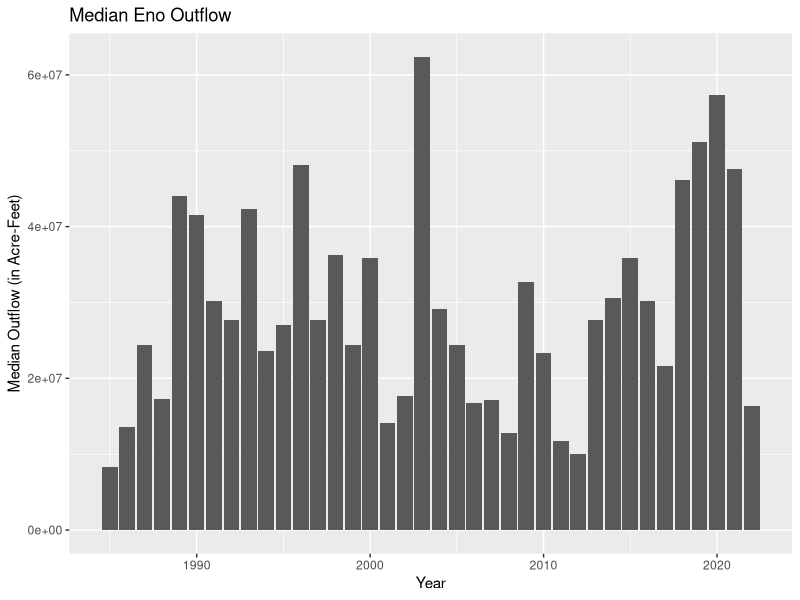
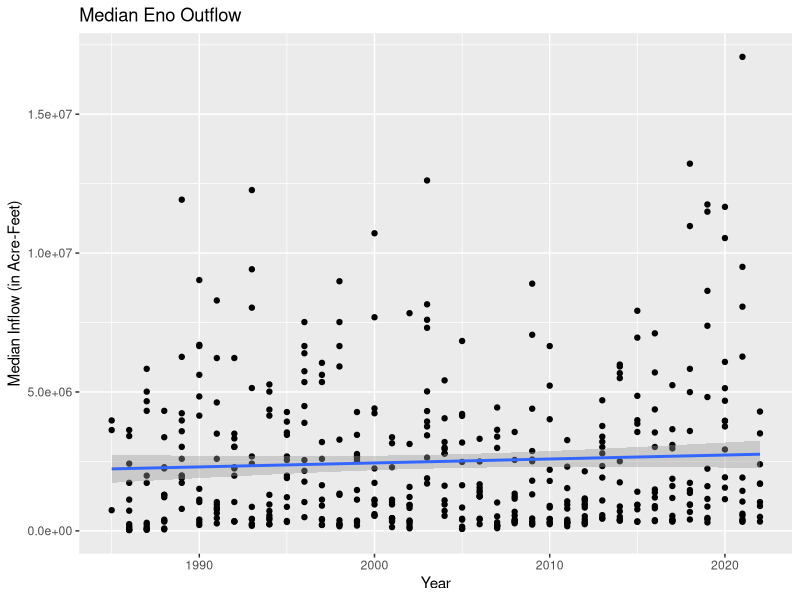
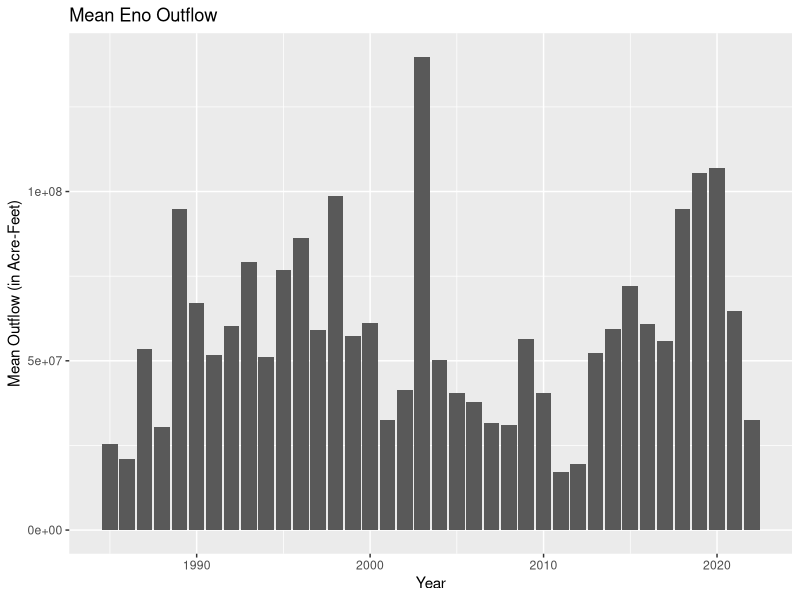
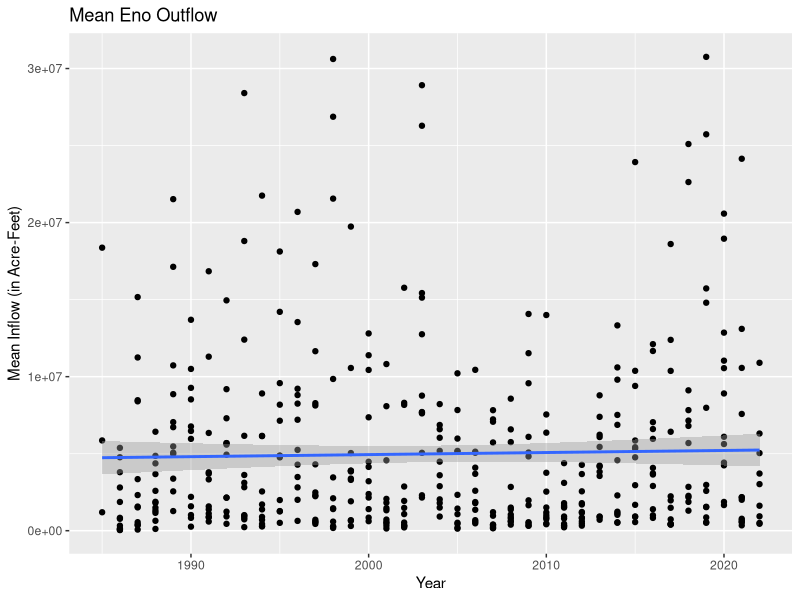
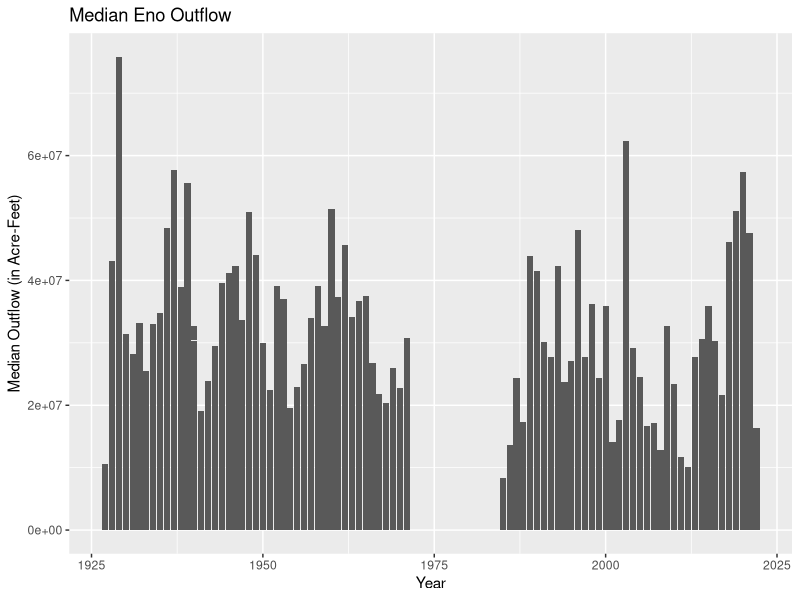
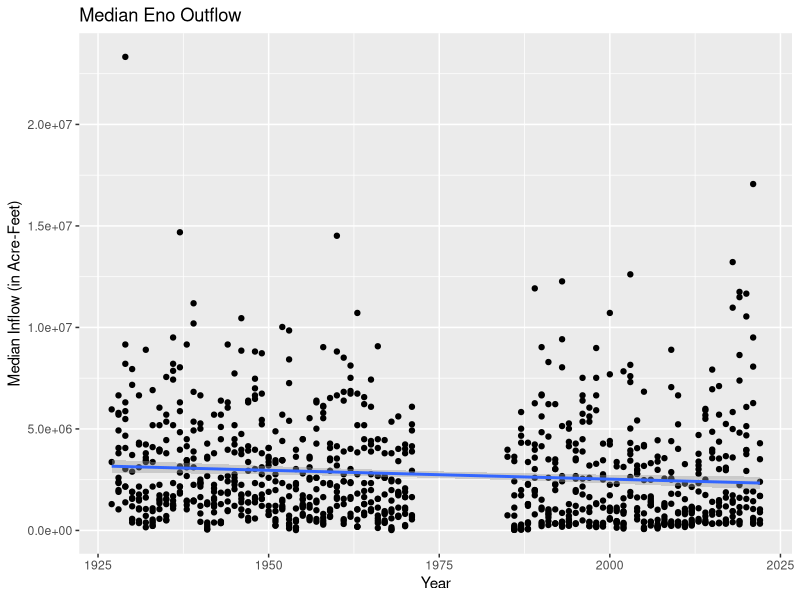
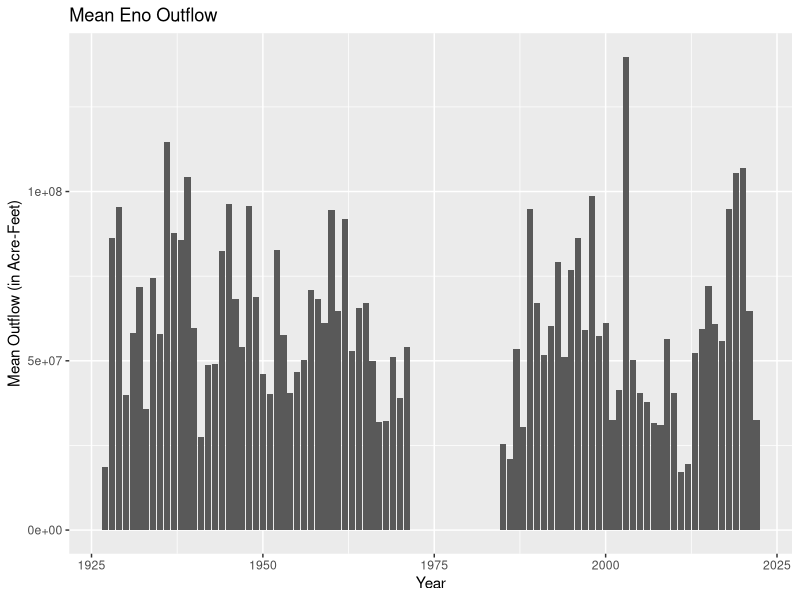
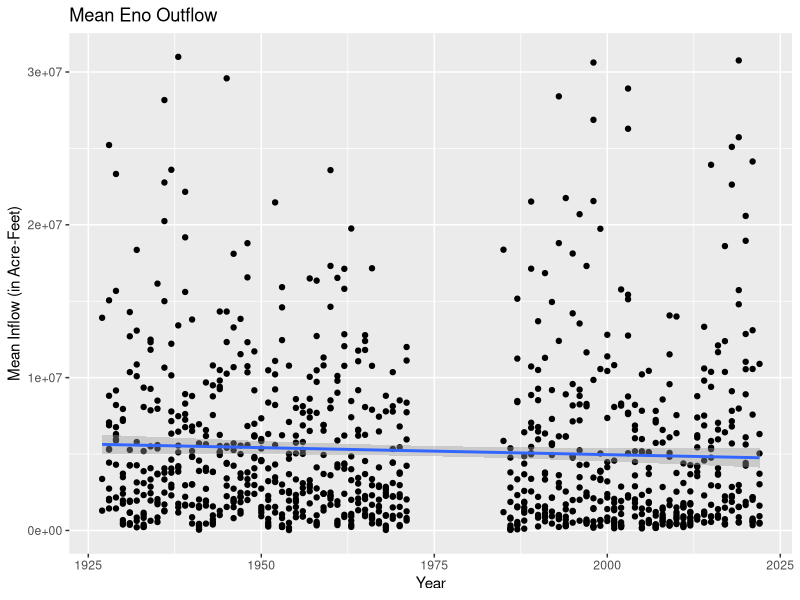

Reproduce these figures in R, in order.
#load packages
library(tidyverse)
library(ggplot2)
library(here)
library(dplyr)

#load data
eno_outflows <- read.csv(
  file = here("./Data Raw/Eno_River_monthly_flow_data_through-2022.csv"),
  stringsAsFactors = TRUE)

flat_outflows <- read.csv(
  file = here("./Data Raw/Flat_River_monthly_flow_data_through-2022.csv"),
  stringsAsFactors = TRUE)

neuse_inflows <- read.csv(
  file = here("./Data Raw/Falls_Lake_outlet_Neuse_River_monthly_flow_data_through-2022.csv"),
  stringsAsFactors = TRUE)

#Eno graphs - 1985 and beyond
eno_filtered <- eno_outflows %>% 
  filter(year >= 1985)

ggplot(data = (eno_filtered)) +
  geom_col(data = eno_filtered, aes(x = year, y = median_flow)) +
  labs(title = "Median Eno Outflow", x = "Year", y = "Median Outflow (in Acre-Feet)")
ggplot(data = eno_filtered, aes(x = year, y = median_flow)) +
  geom_point() +
  geom_smooth(method = "lm") +
  labs(title = "Median Eno Outflow", x = "Year", y = "Median Inflow (in Acre-Feet)")

ggplot(data = eno_filtered) +
  geom_col(data = eno_filtered, aes(x = year, y = mean_flow)) +
  labs(title = "Mean Eno Outflow", x = "Year", y = "Mean Outflow (in Acre-Feet)")
ggplot(data = eno_filtered, aes(x = year, y = mean_flow)) +
  geom_point() +
  geom_smooth(method = "lm") +
  labs(title = "Mean Eno Outflow", x = "Year", y = "Mean Inflow (in Acre-Feet)")

#Eno graphs - all years
ggplot(data = (eno_outflows)) +
  geom_col(data = eno_outflows, aes(x = year, y = median_flow)) +
  labs(title = "Median Eno Outflow", x = "Year", y = "Median Outflow (in Acre-Feet)")
ggplot(data = eno_outflows, aes(x = year, y = median_flow)) +
  geom_point() +
  geom_smooth(method = "lm") +
  labs(title = "Median Eno Outflow", x = "Year", y = "Median Inflow (in Acre-Feet)")

ggplot(data = eno_outflows) +
  geom_col(data = eno_outflows, aes(x = year, y = mean_flow)) +
  labs(title = "Mean Eno Outflow", x = "Year", y = "Mean Outflow (in Acre-Feet)")
ggplot(data = eno_outflows, aes(x = year, y = mean_flow)) +
  geom_point() +
  geom_smooth(method = "lm") +
  labs(title = "Mean Eno Outflow", x = "Year", y = "Mean Inflow (in Acre-Feet)")


#Flat graphs - 1985 and beyond
flat_filtered <- flat_outflows %>% 
  filter(year >= 1985)

ggplot(data = (flat_filtered)) +
  geom_col(data = flat_filtered, aes(x = year, y = median_flow)) +
  labs(title = "Median Flat Outflow", x = "Year", y = "Median Outflow (in Acre-Feet)")
ggplot(data = flat_filtered, aes(x = year, y = median_flow)) +
  geom_point() +
  geom_smooth(method = "lm") +
  labs(title = "Median Flat Outflow", x = "Year", y = "Median Inflow (in Acre-Feet)")

ggplot(data = flat_filtered) +
  geom_col(data = flat_filtered, aes(x = year, y = mean_flow)) +
  labs(title = "Mean Flat Outflow", x = "Year", y = "Mean Outflow (in Acre-Feet)")
ggplot(data = flat_filtered, aes(x = year, y = median_flow)) +
  geom_point() +
  geom_smooth(method = "lm") +
  labs(title = "Mean Flat Outflow", x = "Year", y = "Mean Inflow (in Acre-Feet)")

#Flat graphs - all years
ggplot(data = (flat_outflows)) +
  geom_col(data = flat_outflows, aes(x = year, y = median_flow)) +
  labs(title = "Median Flat Outflow", x = "Year", y = "Median Outflow (in Acre-Feet)")

ggplot(data = flat_outflows) +
  geom_col(data = flat_outflows, aes(x = year, y = mean_flow)) +
  labs(title = "Mean Flat Outflow", x = "Year", y = "Mean Outflow (in Acre-Feet)")

#Neuse graphs - all years
ggplot(data = (neuse_inflows)) +
  geom_col(data = neuse_inflows, aes(x = year, y = median_flow)) +
  labs(title = "Median Neuse Inflow", x = "Year", y = "Median Inflow (in Acre-Feet)")
ggplot(data = neuse_inflows, aes(x = year, y = median_flow)) +
  geom_point() +
  geom_smooth(method = "lm") +
  labs(title = "Median Neuse Inflow", x = "Year", y = "Median Inflow (in Acre-Feet)")

ggplot(data = neuse_inflows) +
  geom_col(data = neuse_inflows, aes(x = year, y = mean_flow)) +
  labs(title = "Mean Neuse Inflow", x = "Year", y = "Mean Inflow (in Acre-Feet)")
ggplot(data = neuse_inflows, aes(x = year, y = mean_flow)) +
  geom_point() +
  geom_smooth(method = "lm") +
  labs(title = "Mean Neuse Inflow", x = "Year", y = "Mean Inflow (in Acre-Feet)")
  

